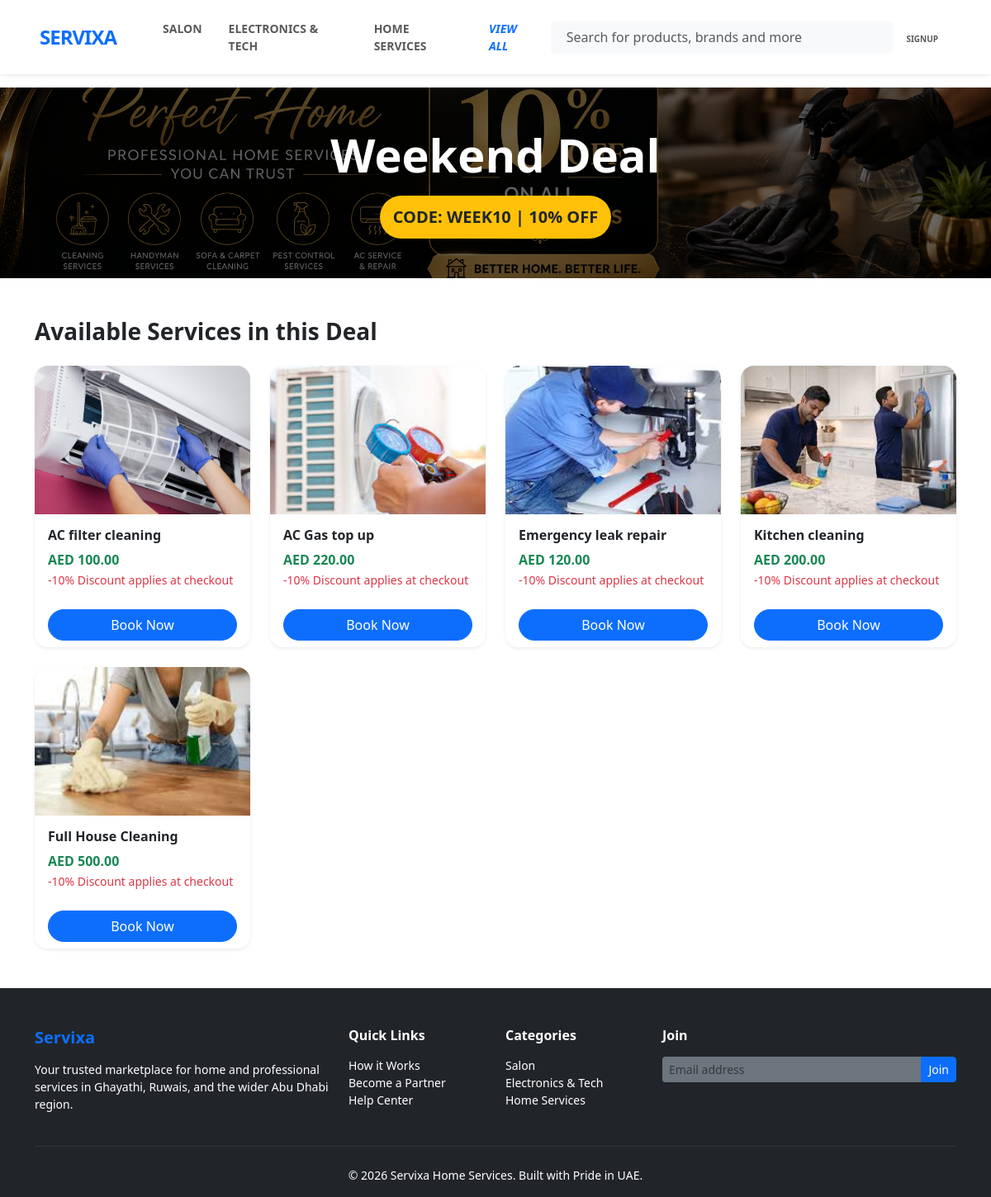
/offer/14, run on the app's committed database.
### services/models.py (models this page shows, shortened)
class Category(models.Model):
    name = models.CharField(max_length=100)
    icon = models.ImageField(upload_to='category_icons',blank=True)

class Offer(models.Model):
    title = models.CharField(max_length=100)
    description = models.TextField()
    code = models.CharField(max_length=10)
    discount_percent = models.IntegerField()
    banner_img = models.ImageField(upload_to='offers')
    applicable_cat = models.ForeignKey(Category,on_delete=models.CASCADE)

class Service(models.Model):
    category = models.ForeignKey(Category,on_delete=models.SET_NULL,null=True,related_name='cat_services')
    sub_cat = models.ForeignKey(Sub_category,on_delete=models.CASCADE,related_name='subcat_services',blank=True,null = True)
    company = models.ForeignKey(Company,on_delete=models.CASCADE,related_name='services')
    title = models.CharField(max_length=100)
    description = models.TextField(blank=True,null=True)
    overview = models.TextField(blank=True,null=True)
    img = models.ImageField(upload_to='service_images',null = True,blank=True)
    price = models.DecimalField(max_digits=10,decimal_places=2)
    duration_minutes = models.PositiveIntegerField()
    is_available = models.BooleanField(default=True)
    created_at = models.DateTimeField(auto_now_add=True)

### booking/views.py (the view)
# urls.py: path('offer/<int:offid>',offer_detail,name='offer'),
def offer_detail(request,offid):
    offer = Offer.objects.get(id = offid)
    services = Service.objects.filter(category = offer.applicable_cat,is_available = True)
    return render(request,'booking/offer.html',{'offer':offer,'services':services,'offers':offer})

### booking/context_processors.py (called while the page is built)
def cat_context(request):
    all_cats = Category.objects.all()
    return {
        'nav_categories' : all_cats[:4],
        'more_categories' : all_cats[4:],
        'categories' : all_cats,
    }

### templates/booking/offer.html (shortened to what this page needs)
{% extends 'base.html' %}
{% block code %}
<div class="py-5 text-center text-white mb-5" style="background: linear-gradient(rgba(0,0,0,0.6), rgba(0,0,0,0.6)), url('{{ offer.banner_img.url }}'); background-size: cover; background-position: center;">
    <h1 class="display-4 fw-bold">{{ offer.title }}</h1>
    <div class="badge bg-warning text-dark p-3 fs-5 rounded-pill">
        CODE: {{ offer.code }} | {{ offer.discount_percent }}% OFF
    </div>
</div>
<div class="container mb-5">
    <h3 class="fw-bold mb-4">Available Services in this Deal</h3>
    <div class="row g-4">
        {% for service in services %}
        <div class="col-md-3">
            <div class="card h-100 border-0 shadow-sm rounded-4 overflow-hidden">
                {% if service.img %}
                <img src="{{ service.img.url }}" class="card-img-top" style="height: 180px; object-fit: cover;">
                {%endif%}
                <div class="card-body">
                    <h6 class="fw-bold">{{ service.title }}</h6>
                    <p class="text-success fw-bold mb-0">AED {{ service.price }}</p>
                    <small class="text-danger">-{{ offer.discount_percent }}% Discount applies at checkout</small>
                </div>
                <div class="card-footer bg-white border-0">
                    <a href="{% url 'serviceview' service.id %}" class="btn btn-primary w-100 rounded-pill">Book Now</a>
                </div>
            </div>
        </div>
        {% endfor %}
    </div>
</div>
{% endblock %}

### templates/base.html (shortened to what this page needs)
<!DOCTYPE html>
<html lang="en">
<head>
    <link href="https://cdn.jsdelivr.net/npm/bootstrap@5.3.8/dist/css/bootstrap.min.css" rel="stylesheet">
</head>
<body >
    <header>
        <nav class="navbar navbar-expand-lg navbar-light bg-white py-3 shadow-sm sticky-top">
            <div class="container-fluid px-lg-5">
                <a class="navbar-brand fw-bold fs-4" href="{% url 'home' %}" style="letter-spacing: -1px;">
                    <span class="text-primary">SERVIXA</span>
                </a>
                <div class="collapse navbar-collapse" id="mainNav">
                    <ul class="navbar-nav me-auto mb-2 mb-lg-0 ms-lg-4 fw-semibold small text-uppercase">
                        {%for cat in nav_categories %}
                            <li class="nav-item"><a class="nav-link px-3" href="{% url 'catview' cat.id %}">{{cat.name}}</a>
                            </li>
                        {%endfor%}
                        <li class = "nav-item">
                            <a href="{% url 'allcats' %}" class="nav-link px-3 fw-bold text-primary"><i>View All</i></a>
                        </li>
                    </ul>
                    <form action="{% url 'search' %}" method="GET" class="d-flex mx-auto col-lg-5 position-relative">
                        <div class="input-group bg-light rounded-2 border-0">
                            <span class="input-group-text bg-transparent border-0 pe-0 text-muted">
                            </span>
                            <input class="form-control bg-transparent border-0 py-2 ps-2 small" type="search" name="search"
                                placeholder="Search for products, brands and more" value="{{ request.GET.search }}">
                        </div>
                    </form>
                    <div class="navbar-nav ms-auto align-items-center">
                        {%if user.is_authenticated %}
                            {% if user.role == 'customer' %}
                                <a href="{% url 'profile' %}" class="nav-link text-center px-3">
                                    <i class="bi bi-person fs-5 d-block"></i>
                                    <span style="font-size: 10px;" class="fw-bold text-uppercase">{{user.username}}</span>
                                </a>
                            {% elif user.role == 'admin' %}
                                <a href="{% url 'admin_dashboard' %}" class="nav-link text-center px-3">
                                    <i class="bi bi-person fs-5 d-block"></i>
                                    <span style="font-size: 10px;" class="fw-bold text-uppercase">Dashboard</span>
                                </a>
                            {% else %}
                                <a href="{% url 'dashboard' %}" class="nav-link text-center px-3">
                                    <i class="bi bi-person fs-5 d-block"></i>
                                    <span style="font-size: 10px;" class="fw-bold text-uppercase">Dashboard</span>
                                </a>
                            {%endif%}
                        {%else%}
                            <a href="{% url 'login' %}" class="nav-link text-center px-3">
                                <span style="font-size: 10px;" class="fw-bold text-uppercase">Signup</span>
                            </a>
                        {% endif %}
                    </div>
                </div>
            </div>
        </nav>
    </header>
    <div style="min-height: 500px;">
    {% block code %}
    {%endblock%}
    </div>
    <footer class="bg-dark text-white pt-5 pb-3 mt-5">
        <div class="container">
            <div class="row g-4">
                <div class="col-md-4">
                    <h5 class="fw-bold text-primary mb-3">Servixa</h5>
                    <p class="small text-white">Your trusted marketplace for home and professional services in Ghayathi, Ruwais, and the wider Abu Dhabi region.</p>
                </div>
                <div class="col-md-2">
                    <h6 class="fw-bold mb-3">Quick Links</h6>
                    <ul class="list-unstyled small">
                        <li><a href="#" class="text-white text-decoration-none">How it Works</a></li>
                        <li><a href="#" class="text-white text-decoration-none">Become a Partner</a></li>
                        <li><a href="#" class="text-white text-decoration-none">Help Center</a></li>
                    </ul>
                </div>
                <div class="col-md-2">
                    <h6 class="fw-bold mb-3">Categories</h6>
                    <ul class="list-unstyled small">
                        {% for cat in nav_categories %}
                            <li><a href="#" class="text-white text-decoration-none">{{ cat.name }}</a></li>
                        {% endfor %}
                    </ul>
                </div>
                <div class="col-md-4">
                    <h6 class="fw-bold mb-3">Join</h6>
                    <div class="input-group mb-3">
                        <input type="text" class="form-control form-control-sm bg-secondary border-0 text-white" placeholder="Email address">
                        <button class="btn btn-primary btn-sm">Join</button>
                    </div>
                </div>
            </div>
            <hr class="my-4 border-secondary">
            <div class="text-center small text-white">
                &copy; 2026 Servixa Home Services. Built with Pride in UAE.
            </div>
        </div>
    </footer>
</body>
</html>

### data on the page
Category: name "SALON", name "Salon"
Category: name "ELECTRONICS & TECH", name "Electronics & Tech"
Category: name "HOME SERVICES", name "Home Services"
Offer: banner_img (picture), title "Weekend Deal", code "WEEK10", discount_percent "10"
Service: img (picture), title "AC filter cleaning", price "100.00"
Service: img (picture), title "AC Gas top up", price "220.00"
Service: img (picture), title "Emergency leak repair", price "120.00"
Service: img (picture), title "Kitchen cleaning", price "200.00"
Service: img (picture), title "Full House Cleaning", price "500.00"
